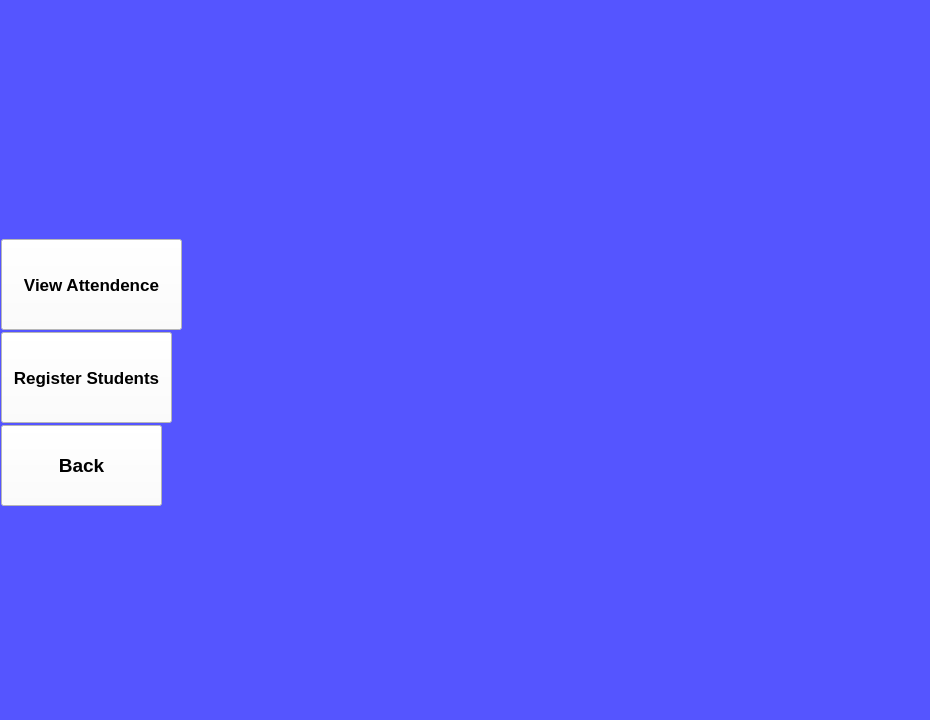
<?xml version="1.0" encoding="UTF-8"?>
<ui version="4.0">
 <class>FacultyDashboard</class>
 <widget class="QMainWindow" name="FacultyDashboard">
  <property name="geometry">
   <rect>
    <x>0</x>
    <y>0</y>
    <width>930</width>
    <height>720</height>
   </rect>
  </property>
  <property name="windowTitle">
   <string>Faculty Dashboard</string>
  </property>
  <property name="styleSheet">
   <string notr="true">background-color: rgb(85, 85, 255);</string>
  </property>
  <widget class="QWidget" name="centralwidget">
   <widget class="QLabel" name="label_2">
    <property name="geometry">
     <rect>
      <x>420</x>
      <y>180</y>
      <width>701</width>
      <height>551</height>
     </rect>
    </property>
    <property name="styleSheet">
     <string notr="true">background-color:transparent</string>
    </property>
    <property name="text">
     <string/>
    </property>
    <property name="pixmap">
     <pixmap>static/teacher-pointing-while-teaching-in-classroom-962347986-75ce5f976522477686ca12d3e7972054-removebg-preview.png</pixmap>
    </property>
    <property name="scaledContents">
     <bool>true</bool>
    </property>
   </widget>
   <widget class="QPushButton" name="viewAttendenceBut">
    <property name="geometry">
     <rect>
      <x>1</x>
      <y>239</y>
      <width>181</width>
      <height>91</height>
     </rect>
    </property>
    <property name="font">
     <font>
      <pointsize>13</pointsize>
      <weight>75</weight>
      <bold>true</bold>
     </font>
    </property>
    <property name="styleSheet">
     <string notr="true">background-color: rgb(255, 255, 255);</string>
    </property>
    <property name="text">
     <string>View Attendence</string>
    </property>
   </widget>
   <widget class="QPushButton" name="registerStudentBut">
    <property name="geometry">
     <rect>
      <x>1</x>
      <y>332</y>
      <width>171</width>
      <height>91</height>
     </rect>
    </property>
    <property name="font">
     <font>
      <pointsize>13</pointsize>
      <weight>75</weight>
      <bold>true</bold>
     </font>
    </property>
    <property name="styleSheet">
     <string notr="true">background-color: rgb(255, 255, 255);</string>
    </property>
    <property name="text">
     <string>Register Students</string>
    </property>
   </widget>
   <widget class="QPushButton" name="backBut">
    <property name="geometry">
     <rect>
      <x>1</x>
      <y>425</y>
      <width>161</width>
      <height>81</height>
     </rect>
    </property>
    <property name="font">
     <font>
      <pointsize>14</pointsize>
      <weight>75</weight>
      <bold>true</bold>
     </font>
    </property>
    <property name="styleSheet">
     <string notr="true">background-color: rgb(255, 255, 255);</string>
    </property>
    <property name="text">
     <string>Back</string>
    </property>
   </widget>
  </widget>
 </widget>
 <resources/>
 <connections/>
</ui>
